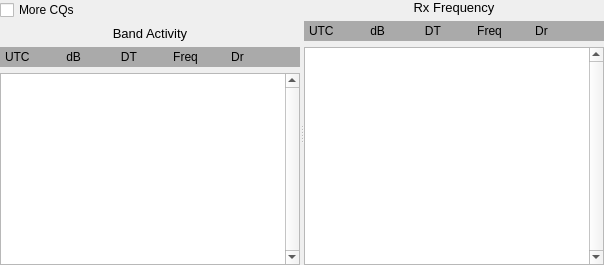
     <widget class="QSplitter" name="splitter">
      <property name="visible">
       <bool>false</bool>
      </property>
      <property name="orientation">
       <enum>Qt::Orientation::Horizontal</enum>
      </property>
      <widget class="QWidget" name="layoutWidget">
       <layout class="QVBoxLayout" name="verticalLayout_3">
        <item>
         <widget class="QCheckBox" name="cbMoreCQs">
          <property name="visible">
           <bool>false</bool>
          </property>
          <property name="text">
           <string>More CQs</string>
          </property>
         </widget>
        </item>
        <item>
         <widget class="QLabel" name="label_6">
          <property name="maximumSize">
           <size>
            <width>500</width>
            <height>16777215</height>
           </size>
          </property>
          <property name="font">
           <font>
            <pointsize>10</pointsize>
            <bold>false</bold>
           </font>
          </property>
          <property name="text">
           <string>Band Activity</string>
          </property>
          <property name="alignment">
           <set>Qt::AlignmentFlag::AlignCenter</set>
          </property>
         </widget>
        </item>
        <item>
         <widget class="QLabel" name="decodedTextLabel">
          <property name="minimumSize">
           <size>
            <width>300</width>
            <height>20</height>
           </size>
          </property>
          <property name="maximumSize">
           <size>
            <width>16777215</width>
            <height>20</height>
           </size>
          </property>
          <property name="palette">
           <palette>
            <active>
             <colorrole role="Base">
              <brush brushstyle="SolidPattern">
               <color alpha="255">
                <red>252</red>
                <green>252</green>
                <blue>252</blue>
               </color>
              </brush>
             </colorrole>
             <colorrole role="Window">
              <brush brushstyle="SolidPattern">
               <color alpha="255">
                <red>170</red>
                <green>170</green>
                <blue>170</blue>
               </color>
              </brush>
             </colorrole>
            </active>
            <inactive>
             <colorrole role="Base">
              <brush brushstyle="SolidPattern">
               <color alpha="255">
                <red>252</red>
                <green>252</green>
                <blue>252</blue>
               </color>
              </brush>
             </colorrole>
             <colorrole role="Window">
              <brush brushstyle="SolidPattern">
               <color alpha="255">
                <red>170</red>
                <green>170</green>
                <blue>170</blue>
               </color>
              </brush>
             </colorrole>
            </inactive>
            <disabled>
             <colorrole role="Base">
              <brush brushstyle="SolidPattern">
               <color alpha="255">
                <red>170</red>
                <green>170</green>
                <blue>170</blue>
               </color>
              </brush>
             </colorrole>
             <colorrole role="Window">
              <brush brushstyle="SolidPattern">
               <color alpha="255">
                <red>170</red>
                <green>170</green>
                <blue>170</blue>
               </color>
              </brush>
             </colorrole>
            </disabled>
           </palette>
          </property>
          <property name="autoFillBackground">
           <bool>true</bool>
          </property>
          <property name="text">
           <string>UTC           dB            DT           Freq          Dr </string>
          </property>
          <property name="textFormat">
           <enum>Qt::TextFormat::PlainText</enum>
          </property>
          <property name="indent">
           <number>5</number>
          </property>
         </widget>
        </item>
        <item>
         <widget class="DisplayText" name="decodedTextBrowser">
          <property name="sizePolicy">
           <sizepolicy hsizetype="Expanding" vsizetype="Expanding">
            <horstretch>0</horstretch>
            <verstretch>10</verstretch>
           </sizepolicy>
          </property>
          <property name="minimumSize">
           <size>
            <width>200</width>
            <height>100</height>
           </size>
          </property>
          <property name="frameShape">
           <enum>QFrame::Shape::StyledPanel</enum>
          </property>
          <property name="verticalScrollBarPolicy">
           <enum>Qt::ScrollBarPolicy::ScrollBarAlwaysOn</enum>
          </property>
          <property name="horizontalScrollBarPolicy">
           <enum>Qt::ScrollBarPolicy::ScrollBarAsNeeded</enum>
          </property>
          <property name="cursorWidth">
           <number>0</number>
          </property>
          <property name="textInteractionFlags">
           <set>Qt::TextInteractionFlag::TextSelectableByKeyboard|Qt::TextInteractionFlag::TextSelectableByMouse</set>
          </property>
         </widget>
        </item>
       </layout>
      </widget>
      <widget class="QWidget" name="layoutWidget_1">
       <layout class="QVBoxLayout" name="verticalLayout">
        <item>
         <widget class="QLabel" name="label_7">
          <property name="font">
           <font>
            <pointsize>10</pointsize>
            <bold>false</bold>
           </font>
          </property>
          <property name="text">
           <string>Rx Frequency</string>
          </property>
          <property name="alignment">
           <set>Qt::AlignmentFlag::AlignCenter</set>
          </property>
         </widget>
        </item>
        <item>
         <widget class="QLabel" name="decodedTextLabel2">
          <property name="minimumSize">
           <size>
            <width>300</width>
            <height>20</height>
           </size>
          </property>
          <property name="maximumSize">
           <size>
            <width>16777215</width>
            <height>20</height>
           </size>
          </property>
          <property name="palette">
           <palette>
            <active>
             <colorrole role="Base">
              <brush brushstyle="SolidPattern">
               <color alpha="255">
                <red>252</red>
                <green>252</green>
                <blue>252</blue>
               </color>
              </brush>
             </colorrole>
             <colorrole role="Window">
              <brush brushstyle="SolidPattern">
               <color alpha="255">
                <red>170</red>
                <green>170</green>
                <blue>170</blue>
               </color>
              </brush>
             </colorrole>
            </active>
            <inactive>
             <colorrole role="Base">
              <brush brushstyle="SolidPattern">
               <color alpha="255">
                <red>252</red>
                <green>252</green>
                <blue>252</blue>
               </color>
              </brush>
             </colorrole>
             <colorrole role="Window">
              <brush brushstyle="SolidPattern">
               <color alpha="255">
                <red>170</red>
                <green>170</green>
                <blue>170</blue>
               </color>
              </brush>
             </colorrole>
            </inactive>
            <disabled>
             <colorrole role="Base">
              <brush brushstyle="SolidPattern">
               <color alpha="255">
                <red>170</red>
                <green>170</green>
                <blue>170</blue>
               </color>
              </brush>
             </colorrole>
             <colorrole role="Window">
              <brush brushstyle="SolidPattern">
               <color alpha="255">
                <red>170</red>
                <green>170</green>
                <blue>170</blue>
               </color>
              </brush>
             </colorrole>
            </disabled>
           </palette>
          </property>
          <property name="autoFillBackground">
           <bool>true</bool>
          </property>
          <property name="text">
           <string>UTC           dB            DT           Freq          Dr </string>
          </property>
          <property name="textFormat">
           <enum>Qt::TextFormat::PlainText</enum>
          </property>
          <property name="indent">
           <number>5</number>
          </property>
         </widget>
        </item>
        <item>
         <widget class="DisplayText" name="decodedTextBrowser2">
          <property name="enabled">
           <bool>true</bool>
          </property>
          <property name="sizePolicy">
           <sizepolicy hsizetype="MinimumExpanding" vsizetype="MinimumExpanding">
            <horstretch>0</horstretch>
            <verstretch>10</verstretch>
           </sizepolicy>
          </property>
          <property name="minimumSize">
           <size>
            <width>200</width>
            <height>100</height>
           </size>
          </property>
          <property name="verticalScrollBarPolicy">
           <enum>Qt::ScrollBarPolicy::ScrollBarAlwaysOn</enum>
          </property>
          <property name="cursorWidth">
           <number>0</number>
          </property>
          <property name="textInteractionFlags">
           <set>Qt::TextInteractionFlag::TextSelectableByKeyboard|Qt::TextInteractionFlag::TextSelectableByMouse</set>
          </property>
         </widget>
        </item>
       </layout>
      </widget>
     </widget>
